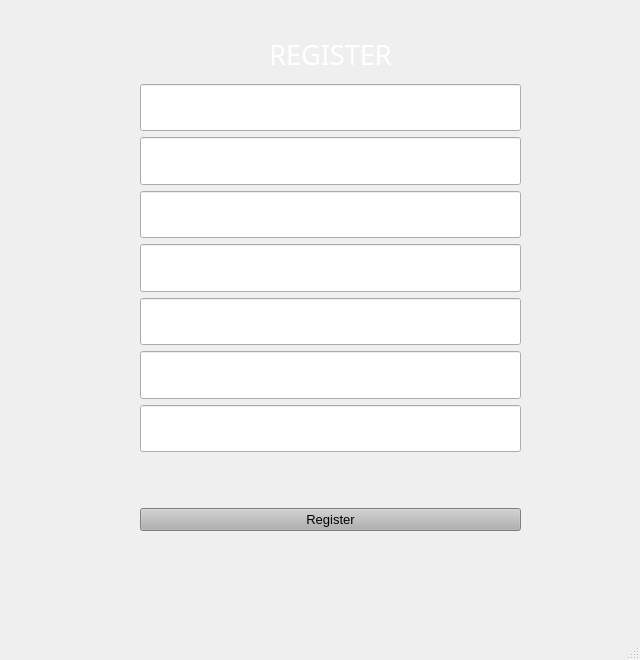
<?xml version="1.0" encoding="UTF-8"?>
<ui version="4.0">
 <class>MainWindow</class>
 <widget class="QMainWindow" name="MainWindow">
  <property name="geometry">
   <rect>
    <x>0</x>
    <y>0</y>
    <width>640</width>
    <height>660</height>
   </rect>
  </property>
  <property name="minimumSize">
   <size>
    <width>640</width>
    <height>660</height>
   </size>
  </property>
  <property name="maximumSize">
   <size>
    <width>640</width>
    <height>660</height>
   </size>
  </property>
  <property name="windowTitle">
   <string>MainWindow</string>
  </property>
  <property name="styleSheet">
   <string notr="true"/>
  </property>
  <widget class="QWidget" name="centralwidget">
   <widget class="QWidget" name="layoutWidget">
    <property name="geometry">
     <rect>
      <x>140</x>
      <y>30</y>
      <width>381</width>
      <height>501</height>
     </rect>
    </property>
    <property name="sizePolicy">
     <sizepolicy hsizetype="Preferred" vsizetype="Preferred">
      <horstretch>0</horstretch>
      <verstretch>0</verstretch>
     </sizepolicy>
    </property>
    <layout class="QVBoxLayout" name="verticalLayout">
     <item>
      <widget class="QLabel" name="label_register">
       <property name="sizePolicy">
        <sizepolicy hsizetype="Preferred" vsizetype="Preferred">
         <horstretch>0</horstretch>
         <verstretch>0</verstretch>
        </sizepolicy>
       </property>
       <property name="font">
        <font>
         <family>Bauhaus 93</family>
         <pointsize>20</pointsize>
        </font>
       </property>
       <property name="styleSheet">
        <string notr="true">color: rgb(255, 255, 255);</string>
       </property>
       <property name="text">
        <string>REGISTER</string>
       </property>
       <property name="alignment">
        <set>Qt::AlignCenter</set>
       </property>
      </widget>
     </item>
     <item>
      <widget class="QLineEdit" name="lineEdit_name">
       <property name="sizePolicy">
        <sizepolicy hsizetype="Expanding" vsizetype="Preferred">
         <horstretch>0</horstretch>
         <verstretch>0</verstretch>
        </sizepolicy>
       </property>
       <property name="font">
        <font>
         <family>Arial</family>
         <pointsize>12</pointsize>
        </font>
       </property>
       <property name="styleSheet">
        <string notr="true">color: rgb(255, 255, 255);
selection-color: rgb(255, 255, 0);</string>
       </property>
       <property name="placeholderText">
        <string>Name</string>
       </property>
      </widget>
     </item>
     <item>
      <widget class="QLineEdit" name="lineEdit_last_name">
       <property name="sizePolicy">
        <sizepolicy hsizetype="Expanding" vsizetype="Preferred">
         <horstretch>0</horstretch>
         <verstretch>0</verstretch>
        </sizepolicy>
       </property>
       <property name="font">
        <font>
         <family>Arial</family>
         <pointsize>12</pointsize>
        </font>
       </property>
       <property name="styleSheet">
        <string notr="true">color: rgb(255, 255, 255);
selection-color: rgb(255, 255, 0);</string>
       </property>
       <property name="placeholderText">
        <string>Last Name</string>
       </property>
      </widget>
     </item>
     <item>
      <widget class="QLineEdit" name="lineEdit_address">
       <property name="sizePolicy">
        <sizepolicy hsizetype="Expanding" vsizetype="Preferred">
         <horstretch>0</horstretch>
         <verstretch>0</verstretch>
        </sizepolicy>
       </property>
       <property name="font">
        <font>
         <family>Arial</family>
         <pointsize>12</pointsize>
        </font>
       </property>
       <property name="styleSheet">
        <string notr="true">color: rgb(255, 255, 255);
selection-color: rgb(255, 255, 0);</string>
       </property>
       <property name="placeholderText">
        <string>City</string>
       </property>
      </widget>
     </item>
     <item>
      <widget class="QLineEdit" name="lineEdit_sector">
       <property name="sizePolicy">
        <sizepolicy hsizetype="Expanding" vsizetype="Preferred">
         <horstretch>0</horstretch>
         <verstretch>0</verstretch>
        </sizepolicy>
       </property>
       <property name="font">
        <font>
         <family>Arial</family>
         <pointsize>12</pointsize>
        </font>
       </property>
       <property name="styleSheet">
        <string notr="true">color: rgb(255, 255, 255);
selection-color: rgb(255, 255, 0);</string>
       </property>
       <property name="placeholderText">
        <string>Working sector</string>
       </property>
      </widget>
     </item>
     <item>
      <widget class="QLineEdit" name="lineEdit_permisions">
       <property name="sizePolicy">
        <sizepolicy hsizetype="Expanding" vsizetype="Preferred">
         <horstretch>0</horstretch>
         <verstretch>0</verstretch>
        </sizepolicy>
       </property>
       <property name="font">
        <font>
         <family>Arial</family>
         <pointsize>12</pointsize>
        </font>
       </property>
       <property name="styleSheet">
        <string notr="true">color: rgb(255, 255, 255);
selection-color: rgb(255, 255, 0);</string>
       </property>
       <property name="placeholderText">
        <string>Permisions (1-4)</string>
       </property>
      </widget>
     </item>
     <item>
      <widget class="QLineEdit" name="lineEdit_username">
       <property name="sizePolicy">
        <sizepolicy hsizetype="Expanding" vsizetype="Preferred">
         <horstretch>0</horstretch>
         <verstretch>0</verstretch>
        </sizepolicy>
       </property>
       <property name="font">
        <font>
         <family>Arial</family>
         <pointsize>12</pointsize>
        </font>
       </property>
       <property name="styleSheet">
        <string notr="true">color: rgb(255, 255, 255);
selection-color: rgb(255, 255, 0);</string>
       </property>
       <property name="placeholderText">
        <string>Username</string>
       </property>
      </widget>
     </item>
     <item>
      <widget class="QLineEdit" name="lineEdit_password">
       <property name="sizePolicy">
        <sizepolicy hsizetype="Expanding" vsizetype="Preferred">
         <horstretch>0</horstretch>
         <verstretch>0</verstretch>
        </sizepolicy>
       </property>
       <property name="font">
        <font>
         <family>Arial</family>
         <pointsize>12</pointsize>
        </font>
       </property>
       <property name="styleSheet">
        <string notr="true">color: rgb(255, 255, 255);
selection-color: rgb(255, 255, 0);</string>
       </property>
       <property name="placeholderText">
        <string>Password</string>
       </property>
      </widget>
     </item>
     <item>
      <spacer name="verticalSpacer">
       <property name="orientation">
        <enum>Qt::Vertical</enum>
       </property>
       <property name="sizeType">
        <enum>QSizePolicy::Preferred</enum>
       </property>
       <property name="sizeHint" stdset="0">
        <size>
         <width>20</width>
         <height>50</height>
        </size>
       </property>
      </spacer>
     </item>
     <item>
      <widget class="QPushButton" name="pushButton_register">
       <property name="font">
        <font>
         <pointsize>10</pointsize>
        </font>
       </property>
       <property name="styleSheet">
        <string notr="true">background-color: rgb(176, 176, 176);</string>
       </property>
       <property name="text">
        <string>Register</string>
       </property>
      </widget>
     </item>
    </layout>
   </widget>
  </widget>
  <widget class="QMenuBar" name="menubar">
   <property name="geometry">
    <rect>
     <x>0</x>
     <y>0</y>
     <width>640</width>
     <height>26</height>
    </rect>
   </property>
  </widget>
  <widget class="QStatusBar" name="statusbar"/>
 </widget>
 <resources/>
 <connections/>
</ui>
